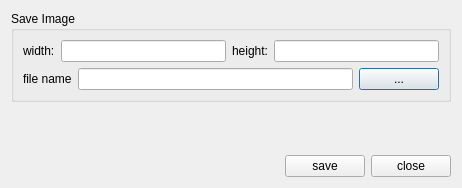
<?xml version="1.0" encoding="UTF-8"?>
<ui version="4.0">
 <class>curve_saveImageDialog</class>
 <widget class="QDialog" name="curve_saveImageDialog">
  <property name="geometry">
   <rect>
    <x>0</x>
    <y>0</y>
    <width>462</width>
    <height>188</height>
   </rect>
  </property>
  <property name="windowTitle">
   <string>Image Settings Dialog</string>
  </property>
  <layout class="QVBoxLayout" name="verticalLayout_2">
   <item>
    <widget class="QGroupBox" name="saveImage_groupBox">
     <property name="title">
      <string>Save Image</string>
     </property>
     <layout class="QVBoxLayout" name="verticalLayout">
      <item>
       <layout class="QGridLayout" name="gridLayout_2">
        <item row="0" column="0">
         <widget class="QLabel" name="label">
          <property name="text">
           <string>width:</string>
          </property>
         </widget>
        </item>
        <item row="0" column="1">
         <widget class="QLineEdit" name="wid_lineEdit"/>
        </item>
        <item row="0" column="2">
         <widget class="QLabel" name="label_2">
          <property name="text">
           <string>height:</string>
          </property>
         </widget>
        </item>
        <item row="0" column="3">
         <widget class="QLineEdit" name="hei_lineEdit"/>
        </item>
       </layout>
      </item>
      <item>
       <layout class="QGridLayout" name="gridLayout">
        <item row="0" column="0">
         <widget class="QLabel" name="label_7">
          <property name="text">
           <string>file name</string>
          </property>
         </widget>
        </item>
        <item row="0" column="1">
         <widget class="QLineEdit" name="imagePath_lineEdit">
          <property name="readOnly">
           <bool>true</bool>
          </property>
         </widget>
        </item>
        <item row="0" column="2">
         <widget class="QPushButton" name="imagePath_pushButton">
          <property name="text">
           <string>...</string>
          </property>
         </widget>
        </item>
       </layout>
      </item>
     </layout>
    </widget>
   </item>
   <item>
    <spacer name="verticalSpacer">
     <property name="orientation">
      <enum>Qt::Vertical</enum>
     </property>
     <property name="sizeHint" stdset="0">
      <size>
       <width>20</width>
       <height>63</height>
      </size>
     </property>
    </spacer>
   </item>
   <item>
    <layout class="QHBoxLayout" name="horizontalLayout">
     <item>
      <spacer name="horizontalSpacer">
       <property name="orientation">
        <enum>Qt::Horizontal</enum>
       </property>
       <property name="sizeHint" stdset="0">
        <size>
         <width>40</width>
         <height>20</height>
        </size>
       </property>
      </spacer>
     </item>
     <item>
      <widget class="QPushButton" name="save_pushButton">
       <property name="text">
        <string>save</string>
       </property>
      </widget>
     </item>
     <item>
      <widget class="QPushButton" name="close_pushButton">
       <property name="text">
        <string>close</string>
       </property>
      </widget>
     </item>
    </layout>
   </item>
  </layout>
 </widget>
 <resources/>
 <connections/>
</ui>
